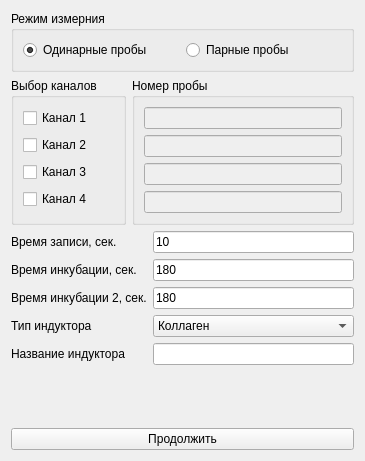
<?xml version="1.0" encoding="UTF-8"?>
<ui version="4.0">
 <class>StartMeasurement</class>
 <widget class="QWidget" name="StartMeasurement">
  <property name="geometry">
   <rect>
    <x>0</x>
    <y>0</y>
    <width>365</width>
    <height>461</height>
   </rect>
  </property>
  <property name="sizePolicy">
   <sizepolicy hsizetype="MinimumExpanding" vsizetype="Preferred">
    <horstretch>0</horstretch>
    <verstretch>0</verstretch>
   </sizepolicy>
  </property>
  <property name="windowTitle">
   <string>Параметры измерения</string>
  </property>
  <layout class="QVBoxLayout" name="verticalLayout">
   <item>
    <widget class="QGroupBox" name="groupBox_probe">
     <property name="sizePolicy">
      <sizepolicy hsizetype="Preferred" vsizetype="Fixed">
       <horstretch>0</horstretch>
       <verstretch>0</verstretch>
      </sizepolicy>
     </property>
     <property name="title">
      <string notr="true">Режим измерния</string>
     </property>
     <property name="flat">
      <bool>false</bool>
     </property>
     <property name="checkable">
      <bool>false</bool>
     </property>
     <layout class="QHBoxLayout" name="horizontalLayout_2">
      <item>
       <widget class="QRadioButton" name="radioButton_single">
        <property name="text">
         <string>Одинарные пробы</string>
        </property>
        <property name="checked">
         <bool>true</bool>
        </property>
       </widget>
      </item>
      <item>
       <widget class="QRadioButton" name="radioButton_double">
        <property name="text">
         <string>Парные пробы</string>
        </property>
       </widget>
      </item>
     </layout>
    </widget>
   </item>
   <item>
    <layout class="QHBoxLayout" name="horizontalLayout">
     <item>
      <widget class="QGroupBox" name="groupBox_ch">
       <property name="title">
        <string>Выбор каналов</string>
       </property>
       <layout class="QVBoxLayout" name="verticalLayout_4">
        <item>
         <widget class="QCheckBox" name="checkBox_ch1">
          <property name="text">
           <string>Канал 1</string>
          </property>
         </widget>
        </item>
        <item>
         <widget class="QCheckBox" name="checkBox_ch2">
          <property name="text">
           <string>Канал 2</string>
          </property>
         </widget>
        </item>
        <item>
         <widget class="QCheckBox" name="checkBox_ch3">
          <property name="text">
           <string>Канал 3</string>
          </property>
         </widget>
        </item>
        <item>
         <widget class="QCheckBox" name="checkBox_ch4">
          <property name="text">
           <string>Канал 4</string>
          </property>
         </widget>
        </item>
       </layout>
      </widget>
     </item>
     <item>
      <widget class="QGroupBox" name="groupBox">
       <property name="title">
        <string>Номер пробы</string>
       </property>
       <layout class="QVBoxLayout" name="verticalLayout_2">
        <item>
         <widget class="QLineEdit" name="lineEdit_ch1">
          <property name="enabled">
           <bool>false</bool>
          </property>
         </widget>
        </item>
        <item>
         <widget class="QLineEdit" name="lineEdit_ch2">
          <property name="enabled">
           <bool>false</bool>
          </property>
         </widget>
        </item>
        <item>
         <widget class="QLineEdit" name="lineEdit_ch3">
          <property name="enabled">
           <bool>false</bool>
          </property>
         </widget>
        </item>
        <item>
         <widget class="QLineEdit" name="lineEdit_ch4">
          <property name="enabled">
           <bool>false</bool>
          </property>
         </widget>
        </item>
       </layout>
      </widget>
     </item>
    </layout>
   </item>
   <item>
    <layout class="QFormLayout" name="formLayout">
     <item row="0" column="0">
      <widget class="QLabel" name="label_t">
       <property name="text">
        <string>Время записи, сек.</string>
       </property>
       <property name="buddy">
        <cstring>lineEdit_time</cstring>
       </property>
      </widget>
     </item>
     <item row="0" column="1">
      <widget class="QLineEdit" name="lineEdit_time">
       <property name="inputMethodHints">
        <set>Qt::ImhDigitsOnly</set>
       </property>
       <property name="text">
        <string>10</string>
       </property>
      </widget>
     </item>
     <item row="1" column="0">
      <widget class="QLabel" name="label_incube">
       <property name="text">
        <string>Время инкубации, сек.</string>
       </property>
      </widget>
     </item>
     <item row="1" column="1">
      <widget class="QLineEdit" name="lineEdit_incube">
       <property name="inputMethodHints">
        <set>Qt::ImhDigitsOnly</set>
       </property>
       <property name="text">
        <string>180</string>
       </property>
      </widget>
     </item>
     <item row="2" column="0">
      <widget class="QLabel" name="label_incube_2">
       <property name="text">
        <string>Время инкубации 2, сек.</string>
       </property>
      </widget>
     </item>
     <item row="2" column="1">
      <widget class="QLineEdit" name="lineEdit_incube_2">
       <property name="inputMethodHints">
        <set>Qt::ImhDigitsOnly</set>
       </property>
       <property name="text">
        <string>180</string>
       </property>
      </widget>
     </item>
     <item row="3" column="1">
      <widget class="QComboBox" name="comboBox_inductor">
       <item>
        <property name="text">
         <string>Коллаген</string>
        </property>
       </item>
       <item>
        <property name="text">
         <string>АДФ</string>
        </property>
       </item>
       <item>
        <property name="text">
         <string>Ристомицин</string>
        </property>
       </item>
       <item>
        <property name="text">
         <string>Адреналин</string>
        </property>
       </item>
       <item>
        <property name="text">
         <string>Другой</string>
        </property>
       </item>
      </widget>
     </item>
     <item row="4" column="1">
      <widget class="QLineEdit" name="lineEdit_iname">
       <property name="enabled">
        <bool>true</bool>
       </property>
      </widget>
     </item>
     <item row="3" column="0">
      <widget class="QLabel" name="label_itype">
       <property name="text">
        <string>Тип индуктора</string>
       </property>
      </widget>
     </item>
     <item row="4" column="0">
      <widget class="QLabel" name="label_iname">
       <property name="text">
        <string>Название индуктора</string>
       </property>
      </widget>
     </item>
    </layout>
   </item>
   <item>
    <spacer name="verticalSpacer">
     <property name="orientation">
      <enum>Qt::Vertical</enum>
     </property>
     <property name="sizeHint" stdset="0">
      <size>
       <width>20</width>
       <height>40</height>
      </size>
     </property>
    </spacer>
   </item>
   <item>
    <layout class="QHBoxLayout" name="horizontalLayout_3">
     <item>
      <widget class="QPushButton" name="pushButton_next">
       <property name="text">
        <string>Продолжить</string>
       </property>
       <property name="shortcut">
        <string>Return</string>
       </property>
      </widget>
     </item>
    </layout>
   </item>
  </layout>
 </widget>
 <tabstops>
  <tabstop>checkBox_ch1</tabstop>
  <tabstop>lineEdit_ch1</tabstop>
  <tabstop>checkBox_ch2</tabstop>
  <tabstop>lineEdit_ch2</tabstop>
  <tabstop>checkBox_ch3</tabstop>
  <tabstop>lineEdit_ch3</tabstop>
  <tabstop>checkBox_ch4</tabstop>
  <tabstop>lineEdit_ch4</tabstop>
  <tabstop>lineEdit_time</tabstop>
 </tabstops>
 <resources/>
 <connections/>
</ui>
